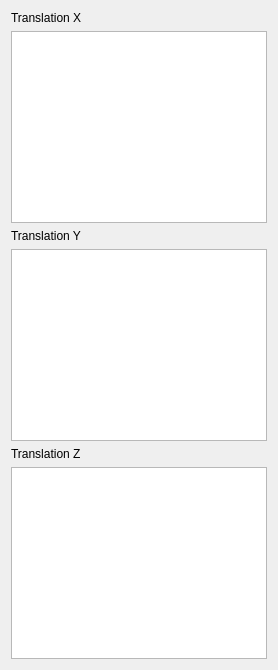
                   <widget class="QWidget" name="tab_5">
                    <attribute name="title">
                     <string>2D / 3D</string>
                    </attribute>
                    <layout class="QGridLayout" name="gridLayout_25">
                     <item row="0" column="0">
                      <widget class="QLabel" name="label_47">
                       <property name="text">
                        <string>Translation X</string>
                       </property>
                      </widget>
                     </item>
                     <item row="1" column="0">
                      <widget class="QTextEdit" name="translation_x">
                       <property name="maximumSize">
                        <size>
                         <width>16777215</width>
                         <height>1000</height>
                        </size>
                       </property>
                      </widget>
                     </item>
                     <item row="2" column="0">
                      <widget class="QLabel" name="label_45">
                       <property name="text">
                        <string>Translation Y</string>
                       </property>
                      </widget>
                     </item>
                     <item row="3" column="0">
                      <widget class="QTextEdit" name="translation_y">
                       <property name="maximumSize">
                        <size>
                         <width>16777215</width>
                         <height>1000</height>
                        </size>
                       </property>
                      </widget>
                     </item>
                     <item row="4" column="0">
                      <widget class="QLabel" name="label_46">
                       <property name="text">
                        <string>Translation Z</string>
                       </property>
                      </widget>
                     </item>
                     <item row="5" column="0">
                      <widget class="QTextEdit" name="translation_z">
                       <property name="maximumSize">
                        <size>
                         <width>16777215</width>
                         <height>1000</height>
                        </size>
                       </property>
                      </widget>
                     </item>
                    </layout>
                   </widget>
